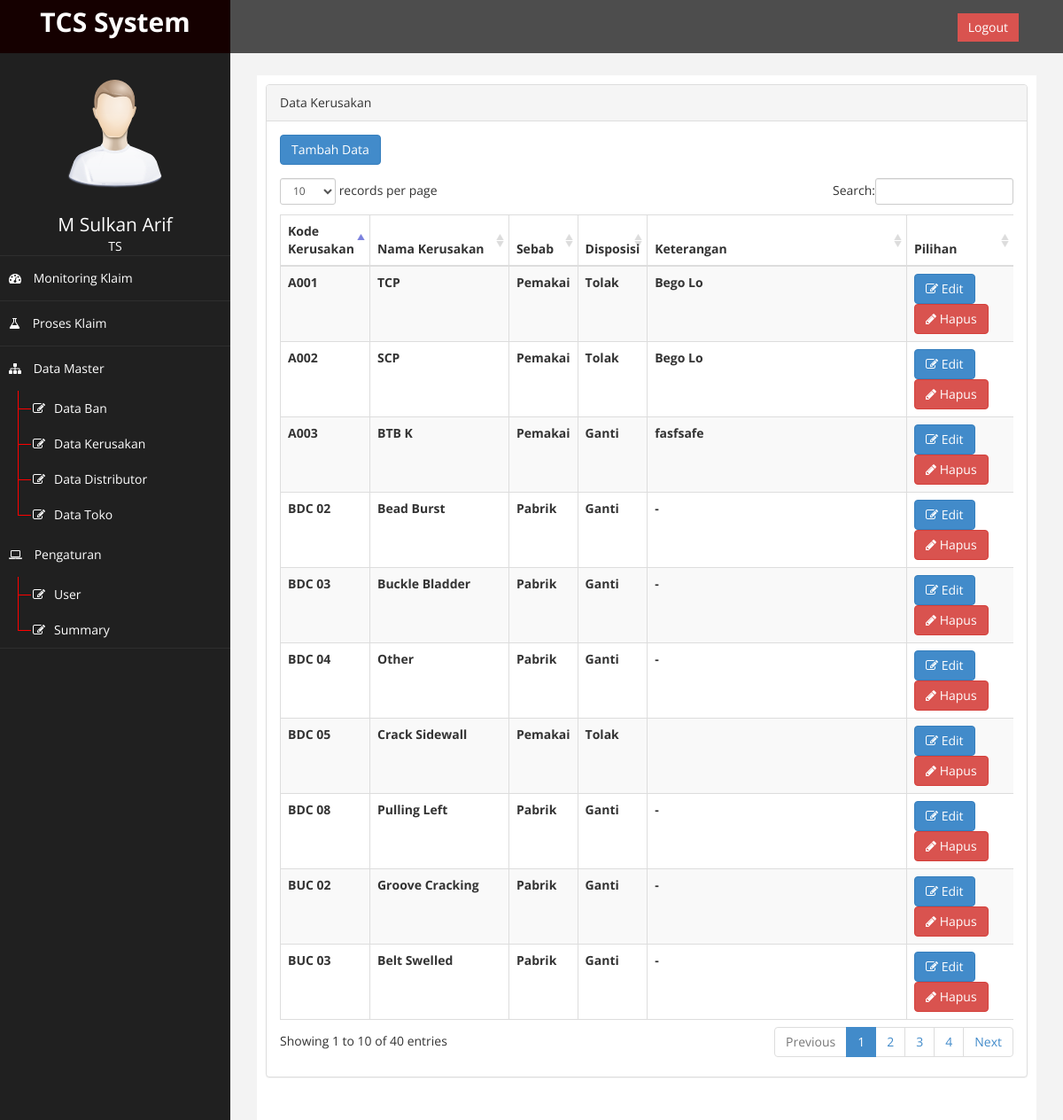
Page /?page=kerusakan (signed in) on the committed database.
### tables this page shows
CREATE TABLE `db_kerusakan` (
  `id_kerusakan` int(11) NOT NULL AUTO_INCREMENT,
  `kode_kerusakan` varchar(20) NOT NULL,
  `nama_kerusakan` varchar(100) NOT NULL,
  `sebab` enum('Pabrik','Pemakai') NOT NULL,
  `disposisi` enum('Ganti','Tolak') NOT NULL,
  `keterangan` varchar(100) NOT NULL,
  PRIMARY KEY (`id_kerusakan`)
);

### page/master/kerusakan/kerusakan.php (the view, shortened to what this page needs)
<?php
$result = mysqli_query($conn, "SELECT * FROM db_kerusakan" );
 ?>
<div class="row">
                <div class="col-md-12">
                    <div class="panel panel-default">
                        <div class ="panel-heading">
                             Data Kerusakan
                        </div>
                        <div class="panel-body">
                            <a href="?page=kerusakan&aksi=tambah_kerusakan" class="btn btn-primary" style="margin-bottom: 15px">Tambah Data</a>
                            <div class="table-responsive">
                                <table class="table table-striped table-bordered table-hover"  id="dataTables-example">
                                    <thead>
                                        <tr>
                                            <th>Kode Kerusakan</th>
                                            <th>Nama Kerusakan</th>
                                            <th>Sebab</th>
                                            <th>Disposisi</th>
                                            <th>Keterangan</th>
                                            <th>Pilihan</th>
                                        </tr>
                                    </thead>
                                      <tbody>
                                    <?php
                                    while($row = $result->fetch_assoc()) {
                                    ?>
                                    <tr>
                                            <th><?php echo $row["kode_kerusakan"]; ?></th>
                                            <th><?php echo $row["nama_kerusakan"]; ?></th>
                                            <th><?php echo $row["sebab"]; ?></th>
                                            <th><?php echo $row["disposisi"]; ?></th>
                                            <th><?php echo $row["keterangan"]; ?></th>
                                            <th>
                                                <a href="?page=kerusakan&aksi=edit&id_kerusakan=<?php echo $row ['id_kerusakan'] ?>" class="btn btn-primary"><i class="fa fa-edit "></i> Edit</a>
                                                <a onclick="return confirm ('Data akan di hapus, Anda Yakin ......?') " href="?page=kerusakan&aksi=hapus&id_kerusakan=<?php echo $row ['id_kerusakan']; ?>" class="btn btn-danger"><i class="fa fa-pencil"></i> Hapus</a>
                                            </th>
                                    </tr>
                                    <?php } ?>
                                    </tbody>
                                </table>
                            </div>
                        </div>
                    </div>
</div>

### assets/css/custom.css (style rules this page uses)
body { font-family: 'Open Sans', sans-serif; }

### rows in the picture
db_kerusakan: kode_kerusakan "BDC 02", nama_kerusakan "Bead Burst", sebab "Pabrik", disposisi "Ganti", keterangan "-"
db_kerusakan: kode_kerusakan "A002", nama_kerusakan "SCP", sebab "Pemakai", disposisi "Tolak", keterangan "Bego Lo"
db_kerusakan: kode_kerusakan "A001", nama_kerusakan "TCP", sebab "Pemakai", disposisi "Tolak", keterangan "Bego Lo"
db_kerusakan: kode_kerusakan "A003", nama_kerusakan "BTB K", sebab "Pemakai", disposisi "Ganti", keterangan "fasfsafe"
db_kerusakan: kode_kerusakan "BUC 03", nama_kerusakan "Belt Swelled", sebab "Pabrik", disposisi "Ganti", keterangan "-"
db_kerusakan: kode_kerusakan "BDC 03", nama_kerusakan "Buckle Bladder", sebab "Pabrik", disposisi "Ganti", keterangan "-"
db_kerusakan: kode_kerusakan "BUC 02", nama_kerusakan "Groove Cracking", sebab "Pabrik", disposisi "Ganti", keterangan "-"
db_kerusakan: kode_kerusakan "BDC 04", nama_kerusakan "Other", sebab "Pabrik", disposisi "Ganti", keterangan "-"
db_kerusakan: kode_kerusakan "BDC 08", nama_kerusakan "Pulling Left", sebab "Pabrik", disposisi "Ganti", keterangan "-"
db_kerusakan: kode_kerusakan "BDC 05", nama_kerusakan "Crack Sidewall", sebab "Pemakai", disposisi "Tolak"

### other values in the picture
$_SESSION['nama'] "M Sulkan Arif"
$_SESSION['akses'] "TS"
